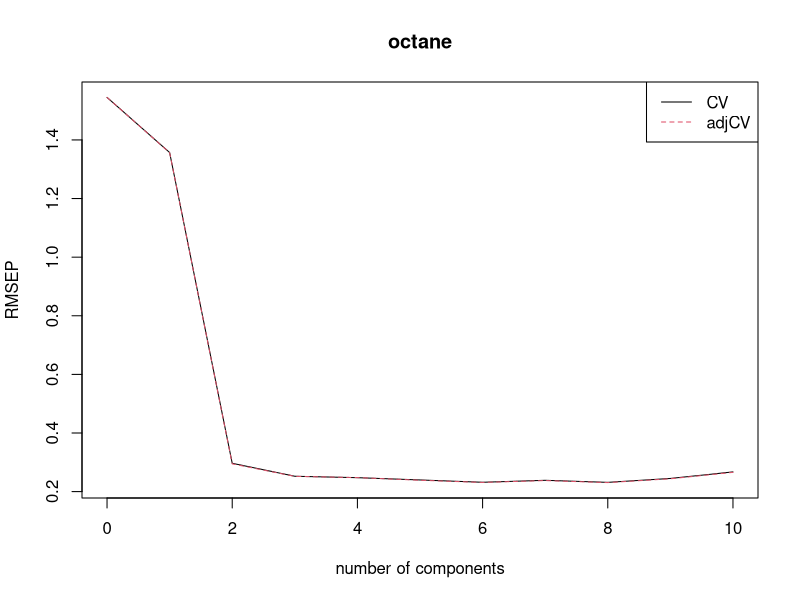
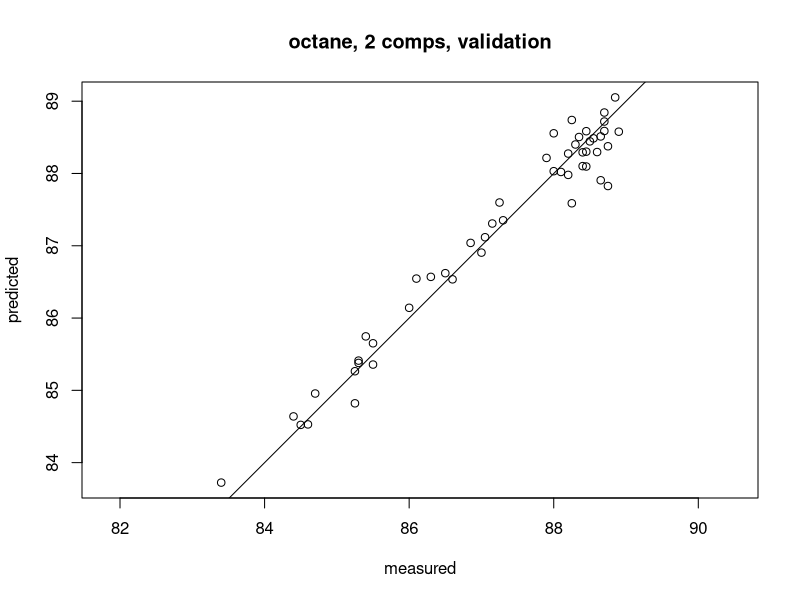
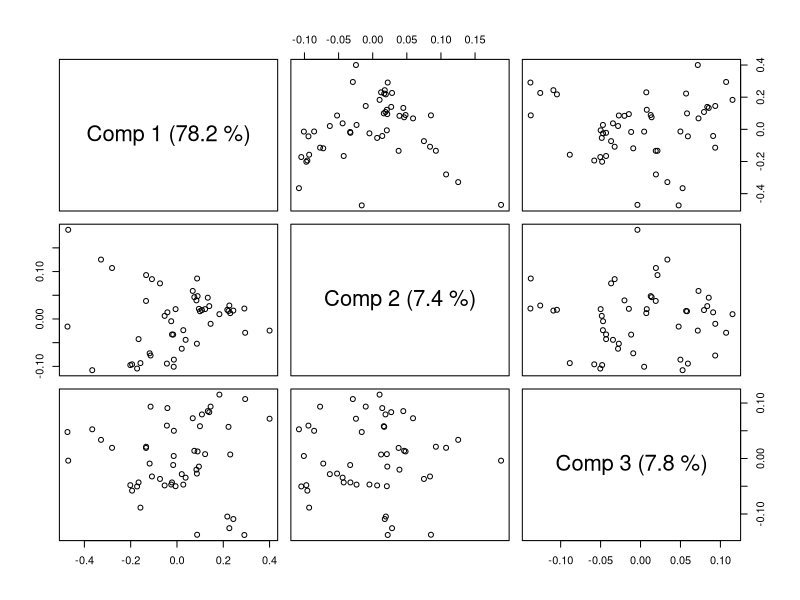
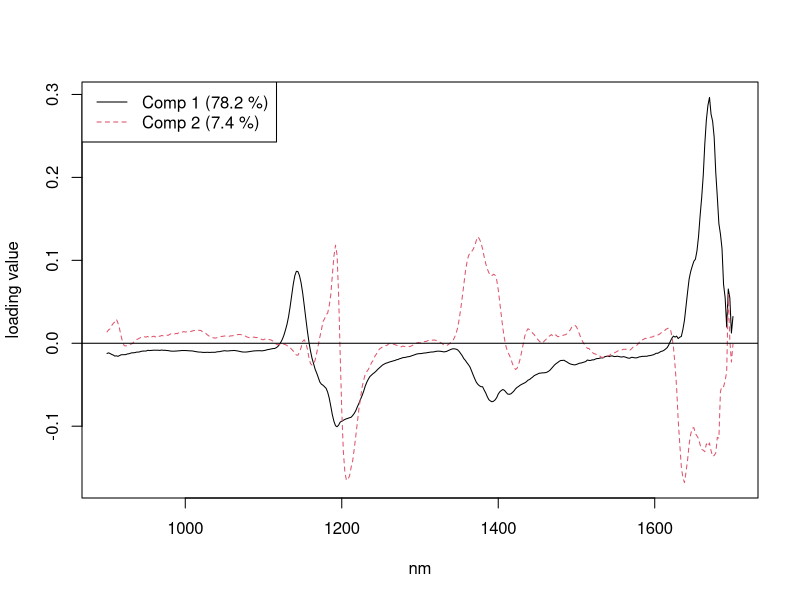
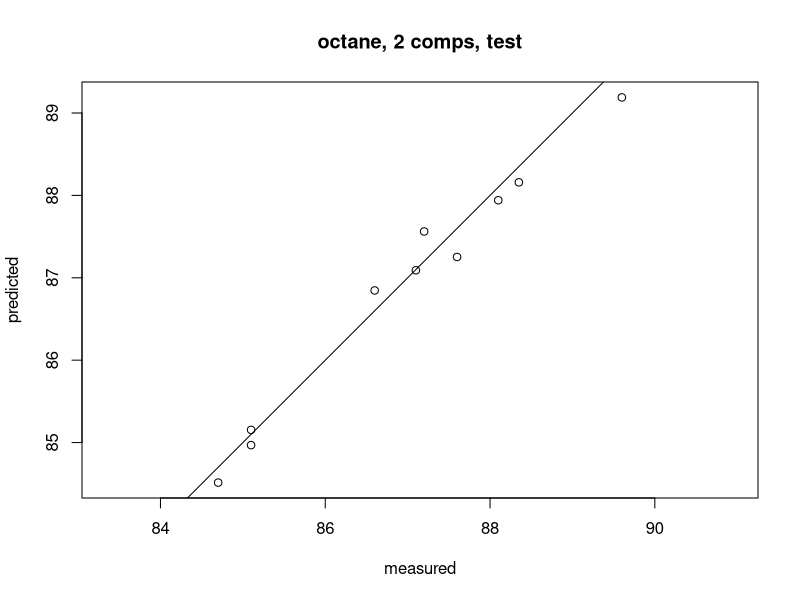
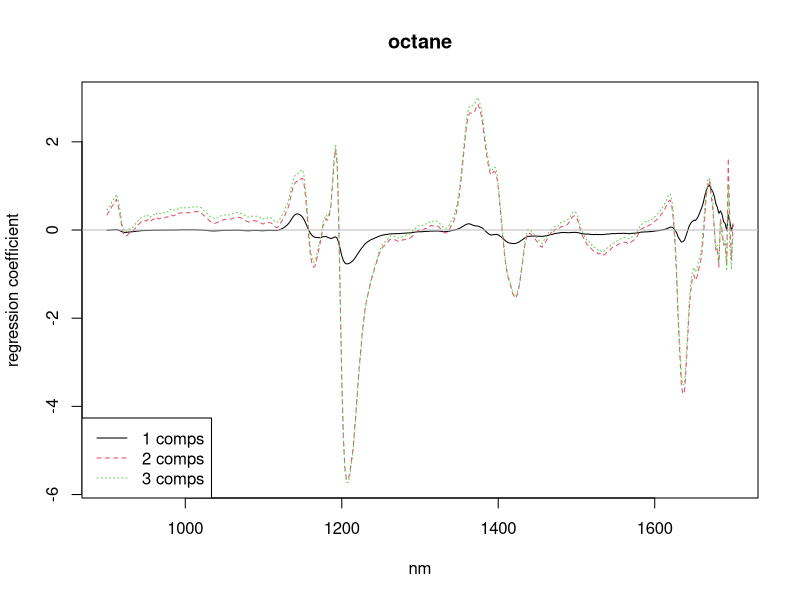
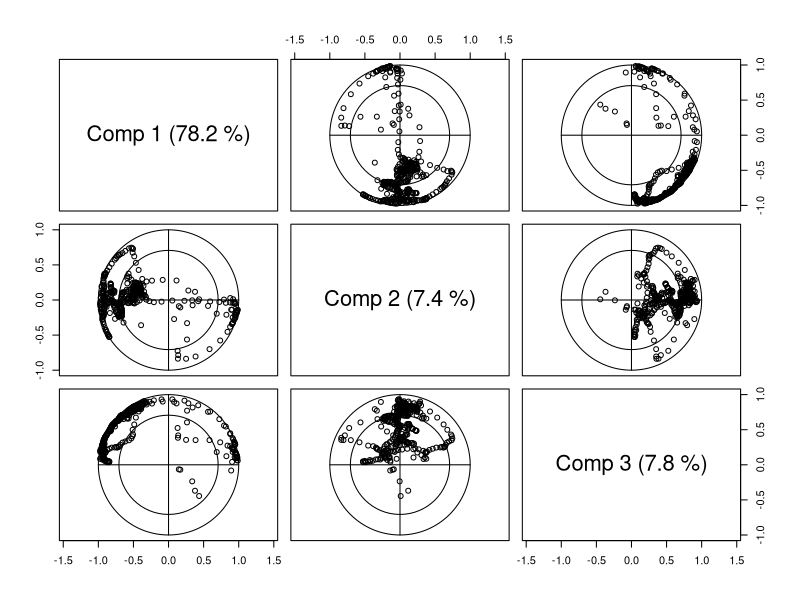
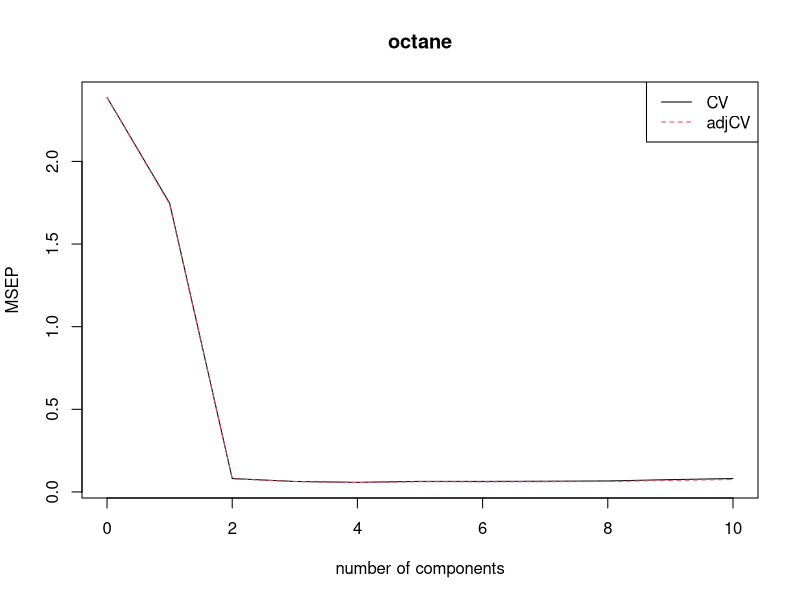

Reproduce these figures in R, in order.
# Ina Klasner
# 11/01/2021
# PLS-DA Practice with Spectral Example

##### Add Packages and Data #####
library('pls')
data('yarn')
data('oliveoil')
data('gasoline')


##### PLSR on Gasoline Data #####
gas_train <- gasoline[1:50,] #training set
gas_test <- gasoline[51:60,] # testing set

# fit plsr model with leave-one-out cross-validated predictions
gas1 <- plsr(octane ~ NIR, ncomp=10, data=gas_train, validation='LOO')
summary(gas1)

# plot root mean squared error of prediction
plot(RMSEP(gas1), legendpos='topright')
# determine 2 components is sufficient

# inspect fit
plot(gas1, ncomp=2, asp=1, line=TRUE) #prediction plot, no curvature or outliers
plot(gas1, plottype='scores', comps=1:3) #pairwise plot of scores for first 3 comps
explvar(gas1) #explained variance from each component
plot(gas1, 'loadings', comps=1:2, legendpos='topleft', labels='numbers', xlab='nm')
abline(h=0) #loading plot

# predict response variables of new observations
predict(gas1, ncomp=2, newdata=gas_test)
predplot(gas1, ncomp=2, newdata=gas_test, asp=1, line=TRUE) #plotted

# test set RMSEP
RMSEP(gas1, newdata=gas_test) #0.2445 close to 0.297 from train

# inspect the fitted model
plot(gas1, plottype='coef', ncomp=1:3, legendpos='bottomleft',
     labels='numbers', xlab='nm') #visualize regression coeffs, little diff from 2 to 3
plot(gas1, plottype='correlation', comps=1:3)

# extract regression coefficients
coef(gas1, ncomp=2)

# extract scores and % variance explained
scores(gas1)
Yscores(gas1)

# extract loadings
loadings(gas1)
Yloadings(gas1)

# extract weights
loading.weights(gas1)

# fit plsr with multiplicative scatter correction
gas2 <- plsr(octane ~ msc(NIR), ncomp=10, data=gas_train)
predict(gas2, ncomp=3, newdata=gas_test) #new spectra auto-scatter corrected

# choose number components with cross-validation
gas2.cv <- crossval(gas2, segments=10) #perform cross-validation
plot(MSEP(gas2.cv), legendpos='topright') #nearly identical
summary(gas2.cv, what='validation')


##### PLSR on Olive Oil Data #####
# fit plsr with standardized variables (divide by sd)
olive1 <- plsr(sensory~chemical, scale=TRUE, data=oliveoil)

# plot root mean squared error of prediction
plot(RMSEP(olive1), legendpos='topright')

# inspect fit
plot(olive1, ncomp=3, asp=1, line=TRUE) #prediction plot, no curvature or outliers
plot(olive1, plottype='scores', comps=1:4) #pairwise plot of scores for first 3 comps
explvar(olive1) #explained variance from each component

# inspect the fitted model
plot(olive1, plottype='correlation', comps=1:3)
